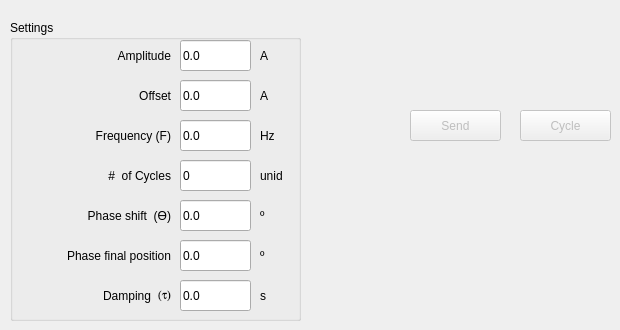
         <widget class="QWidget" name="tab_20">
          <attribute name="title">
           <string>Damped Sinusoidal</string>
          </attribute>
          <widget class="QPushButton" name="pb_send_curve_2">
           <property name="enabled">
            <bool>false</bool>
           </property>
           <property name="geometry">
            <rect>
             <x>410</x>
             <y>110</y>
             <width>91</width>
             <height>31</height>
            </rect>
           </property>
           <property name="text">
            <string>Send</string>
           </property>
           <property name="icon">
            <iconset resource="resource_file.qrc">
             <normaloff>:/Images/imagens/Send.png</normaloff>:/Images/imagens/Send.png</iconset>
           </property>
           <property name="iconSize">
            <size>
             <width>16</width>
             <height>16</height>
            </size>
           </property>
          </widget>
          <widget class="QPushButton" name="pb_cycle_2">
           <property name="enabled">
            <bool>false</bool>
           </property>
           <property name="geometry">
            <rect>
             <x>520</x>
             <y>110</y>
             <width>91</width>
             <height>31</height>
            </rect>
           </property>
           <property name="text">
            <string>Cycle</string>
           </property>
           <property name="icon">
            <iconset resource="resource_file.qrc">
             <normaloff>:/Images/imagens/onda.jpg</normaloff>:/Images/imagens/onda.jpg</iconset>
           </property>
           <property name="iconSize">
            <size>
             <width>20</width>
             <height>20</height>
            </size>
           </property>
          </widget>
          <widget class="QGroupBox" name="groupBox_23">
           <property name="geometry">
            <rect>
             <x>10</x>
             <y>20</y>
             <width>291</width>
             <height>301</height>
            </rect>
           </property>
           <property name="title">
            <string>Settings</string>
           </property>
           <widget class="QLineEdit" name="le_damp_sin_Ampl_2">
            <property name="geometry">
             <rect>
              <x>170</x>
              <y>20</y>
              <width>71</width>
              <height>31</height>
             </rect>
            </property>
            <property name="text">
             <string>0.0</string>
            </property>
           </widget>
           <widget class="QLineEdit" name="le_damp_sin_Offset_2">
            <property name="geometry">
             <rect>
              <x>170</x>
              <y>60</y>
              <width>71</width>
              <height>31</height>
             </rect>
            </property>
            <property name="text">
             <string>0.0</string>
            </property>
           </widget>
           <widget class="QLabel" name="label_104">
            <property name="geometry">
             <rect>
              <x>0</x>
              <y>20</y>
              <width>161</width>
              <height>31</height>
             </rect>
            </property>
            <property name="text">
             <string>Amplitude</string>
            </property>
            <property name="alignment">
             <set>Qt::AlignRight|Qt::AlignTrailing|Qt::AlignVCenter</set>
            </property>
           </widget>
           <widget class="QLabel" name="label_169">
            <property name="geometry">
             <rect>
              <x>0</x>
              <y>180</y>
              <width>161</width>
              <height>31</height>
             </rect>
            </property>
            <property name="text">
             <string>Phase shift  (ϴ)</string>
            </property>
            <property name="alignment">
             <set>Qt::AlignRight|Qt::AlignTrailing|Qt::AlignVCenter</set>
            </property>
           </widget>
           <widget class="QLabel" name="label_206">
            <property name="geometry">
             <rect>
              <x>250</x>
              <y>20</y>
              <width>41</width>
              <height>31</height>
             </rect>
            </property>
            <property name="text">
             <string>A </string>
            </property>
           </widget>
           <widget class="QLabel" name="label_207">
            <property name="geometry">
             <rect>
              <x>250</x>
              <y>60</y>
              <width>21</width>
              <height>31</height>
             </rect>
            </property>
            <property name="text">
             <string>A</string>
            </property>
           </widget>
           <widget class="QLineEdit" name="le_damp_sin_phaseShift_2">
            <property name="geometry">
             <rect>
              <x>170</x>
              <y>180</y>
              <width>71</width>
              <height>31</height>
             </rect>
            </property>
            <property name="text">
             <string>0.0</string>
            </property>
           </widget>
           <widget class="QLabel" name="label_208">
            <property name="geometry">
             <rect>
              <x>0</x>
              <y>60</y>
              <width>161</width>
              <height>31</height>
             </rect>
            </property>
            <property name="text">
             <string>Offset</string>
            </property>
            <property name="alignment">
             <set>Qt::AlignRight|Qt::AlignTrailing|Qt::AlignVCenter</set>
            </property>
           </widget>
           <widget class="QLabel" name="label_209">
            <property name="geometry">
             <rect>
              <x>250</x>
              <y>180</y>
              <width>21</width>
              <height>31</height>
             </rect>
            </property>
            <property name="text">
             <string>º</string>
            </property>
           </widget>
           <widget class="QLabel" name="label_210">
            <property name="geometry">
             <rect>
              <x>250</x>
              <y>100</y>
              <width>31</width>
              <height>31</height>
             </rect>
            </property>
            <property name="text">
             <string>Hz</string>
            </property>
           </widget>
           <widget class="QLineEdit" name="le_damp_sin_Freq_2">
            <property name="geometry">
             <rect>
              <x>170</x>
              <y>100</y>
              <width>71</width>
              <height>31</height>
             </rect>
            </property>
            <property name="text">
             <string>0.0</string>
            </property>
           </widget>
           <widget class="QLabel" name="label_211">
            <property name="geometry">
             <rect>
              <x>250</x>
              <y>220</y>
              <width>21</width>
              <height>31</height>
             </rect>
            </property>
            <property name="text">
             <string>º</string>
            </property>
           </widget>
           <widget class="QLabel" name="label_212">
            <property name="geometry">
             <rect>
              <x>0</x>
              <y>100</y>
              <width>161</width>
              <height>31</height>
             </rect>
            </property>
            <property name="text">
             <string>Frequency (F)</string>
            </property>
            <property name="alignment">
             <set>Qt::AlignRight|Qt::AlignTrailing|Qt::AlignVCenter</set>
            </property>
           </widget>
           <widget class="QLabel" name="label_213">
            <property name="geometry">
             <rect>
              <x>20</x>
              <y>220</y>
              <width>141</width>
              <height>31</height>
             </rect>
            </property>
            <property name="text">
             <string>Phase final position</string>
            </property>
            <property name="alignment">
             <set>Qt::AlignRight|Qt::AlignTrailing|Qt::AlignVCenter</set>
            </property>
           </widget>
           <widget class="QLineEdit" name="le_damp_sin_finalPhase_2">
            <property name="geometry">
             <rect>
              <x>170</x>
              <y>220</y>
              <width>71</width>
              <height>31</height>
             </rect>
            </property>
            <property name="text">
             <string>0.0</string>
            </property>
           </widget>
           <widget class="QLabel" name="label_214">
            <property name="geometry">
             <rect>
              <x>250</x>
              <y>140</y>
              <width>41</width>
              <height>31</height>
             </rect>
            </property>
            <property name="text">
             <string>unid</string>
            </property>
           </widget>
           <widget class="QLabel" name="label_215">
            <property name="geometry">
             <rect>
              <x>0</x>
              <y>140</y>
              <width>161</width>
              <height>31</height>
             </rect>
            </property>
            <property name="text">
             <string>#  of Cycles</string>
            </property>
            <property name="alignment">
             <set>Qt::AlignRight|Qt::AlignTrailing|Qt::AlignVCenter</set>
            </property>
           </widget>
           <widget class="QLineEdit" name="le_damp_sin_nCycles_2">
            <property name="geometry">
             <rect>
              <x>170</x>
              <y>140</y>
              <width>71</width>
              <height>31</height>
             </rect>
            </property>
            <property name="text">
             <string>0</string>
            </property>
           </widget>
           <widget class="QLabel" name="label_216">
            <property name="geometry">
             <rect>
              <x>250</x>
              <y>260</y>
              <width>21</width>
              <height>31</height>
             </rect>
            </property>
            <property name="text">
             <string>s</string>
            </property>
           </widget>
           <widget class="QLabel" name="label_217">
            <property name="geometry">
             <rect>
              <x>30</x>
              <y>260</y>
              <width>111</width>
              <height>31</height>
             </rect>
            </property>
            <property name="text">
             <string>Damping</string>
            </property>
            <property name="alignment">
             <set>Qt::AlignRight|Qt::AlignTrailing|Qt::AlignVCenter</set>
            </property>
           </widget>
           <widget class="QLineEdit" name="le_damp_sin_Damping_2">
            <property name="geometry">
             <rect>
              <x>170</x>
              <y>260</y>
              <width>71</width>
              <height>31</height>
             </rect>
            </property>
            <property name="text">
             <string>0.0</string>
            </property>
           </widget>
           <widget class="QLabel" name="label_218">
            <property name="geometry">
             <rect>
              <x>140</x>
              <y>260</y>
              <width>21</width>
              <height>31</height>
             </rect>
            </property>
            <property name="font">
             <font>
              <family>Symbol</family>
             </font>
            </property>
            <property name="text">
             <string>(t)</string>
            </property>
            <property name="alignment">
             <set>Qt::AlignRight|Qt::AlignTrailing|Qt::AlignVCenter</set>
            </property>
           </widget>
          </widget>
         </widget>
